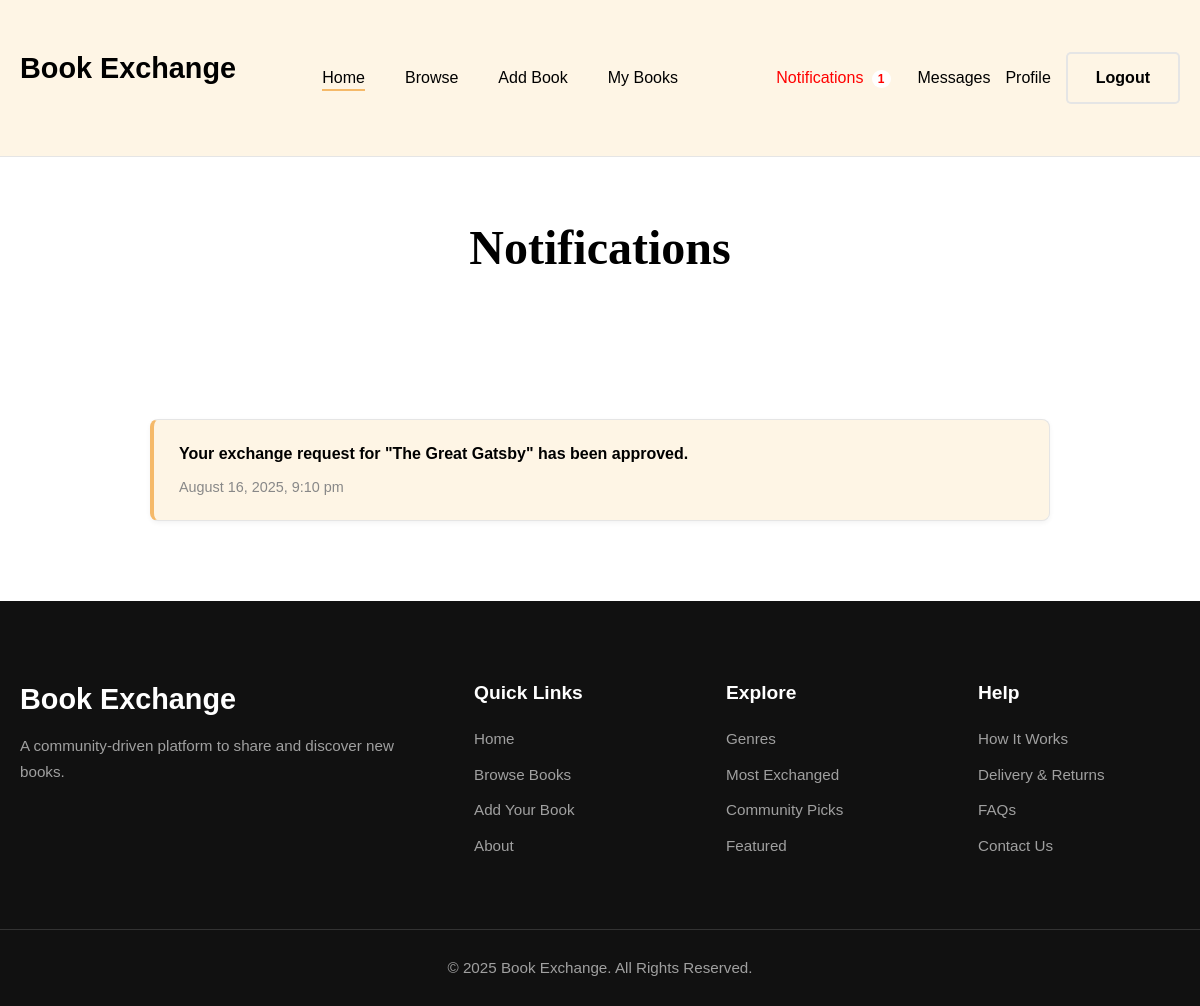
Screenshot of /notifications.php (signed in) with the database file from the repository.
### tables this page shows
CREATE TABLE `notifications` (
  `id` int(11) NOT NULL,
  `user_id` int(11) NOT NULL,
  `message` varchar(255) NOT NULL,
  `link` varchar(255) DEFAULT '#',
  `is_read` tinyint(1) NOT NULL DEFAULT 0,
  `created_at` datetime NOT NULL DEFAULT current_timestamp()
);

### notifications.php (the view, shortened to what this page needs)
<?php
include 'includes/header.php';
$user_id = $_SESSION['user_id'];
$stmt = $conn->prepare("SELECT id, message, link, is_read, created_at FROM notifications WHERE user_id = ? ORDER BY created_at DESC");
$stmt->bind_param("i", $user_id);
$stmt->execute();
$result = $stmt->get_result();
?>
<div class="generic-page-header">
    <div class="container">
      <h1>Notifications</h1>
    </div>
</div>
<main class="page-main-content">
    <div class="container" style="max-width: 900px;">
        <div class="notifications-list">
            <?php
            if ($result->num_rows > 0) {
                while ($row = $result->fetch_assoc()) {
                    $unread_class = $row['is_read'] == 0 ? 'notification-unread' : '';
            ?>
                    <a href="<?php echo htmlspecialchars($row['link']); ?>" class="notification-item <?php echo $unread_class; ?>">
                        <div class="notification-content">
                            <p class="notification-message"><?php echo htmlspecialchars($row['message']); ?></p>
                            <small class="notification-timestamp"><?php echo date('F j, Y, g:i a', strtotime($row['created_at'])); ?></small>
                        </div>
                    </a>
            <?php
                }
            } else {
                echo "<div class='no-notifications'><p>You have no notifications yet.</p></div>";
            }
            ?>
        </div>
    </div>
</main>
<?php
include 'includes/footer.php';
?>

### style.css (style rules this page uses)
:root { --primary-color: #F5B969; --secondary-color: #FEF5E5; --dark-color: #111111; --text-color: #555; --heading-color: #000; --white-color: #fff; --border-color: #e5e5e5; --font-heading: 'Playfair Display', serif; --font-body: 'Poppins', sans-serif; }
body { font-family: var(--font-body); color: var(--text-color); background-color: var(--white-color); margin: 0; font-size: 16px; line-height: 1.7; }
h1, h2, h3, h4, h5, h6 { font-family: var(--font-heading); color: var(--heading-color); font-weight: 700; margin-top: 0; line-height: 1.3; }
h1 { font-size: 4rem; }
a { text-decoration: none; color: var(--heading-color); transition: color 0.3s ease; }
.container { max-width: 1200px; margin: 0 auto; padding: 0 20px; }
.generic-page-header { padding: 60px 0; text-align: center; }
.generic-page-header h1 { font-size: 3rem; margin: 0; }
.page-main-content { padding: 80px 0; }
.notifications-list { display: flex; flex-direction: column; gap: 15px; }
.notification-item { display: block; padding: 20px 25px; text-decoration: none; background-color: #ffffff; border: 1px solid var(--border-color); border-radius: 8px; box-shadow: 0 2px 5px rgba(0, 0, 0, 0.05); transition: transform 0.2s ease, box-shadow 0.2s ease; }
.notification-message { margin: 0 0 5px 0; font-weight: 500; color: var(--heading-color); }
.notification-timestamp { font-size: 0.9rem; color: #888; }
.notification-item.notification-unread { background-color: var(--secondary-color); border-left: 4px solid var(--primary-color); }
.notification-item.notification-unread .notification-message { font-weight: 600; }

### rows the page displays
notifications: message "Your exchange request for \"The Great Gatsby\" has been approved.", created_at "August 16, 2025, 9:10 pm"

### other values shown
$notification_count "1"
